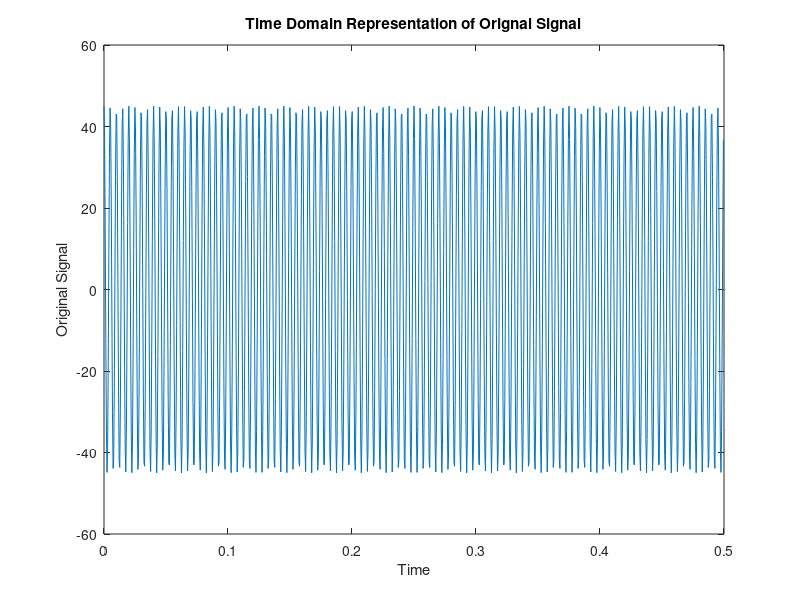
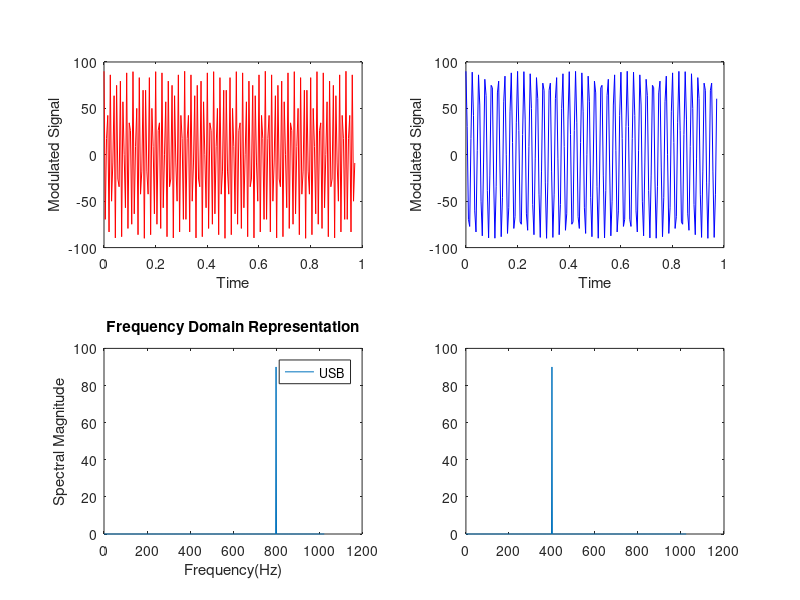
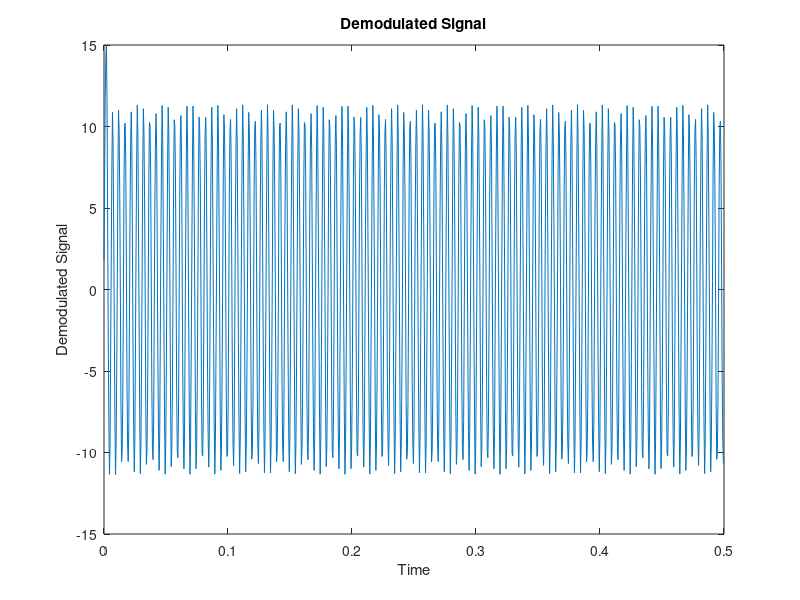
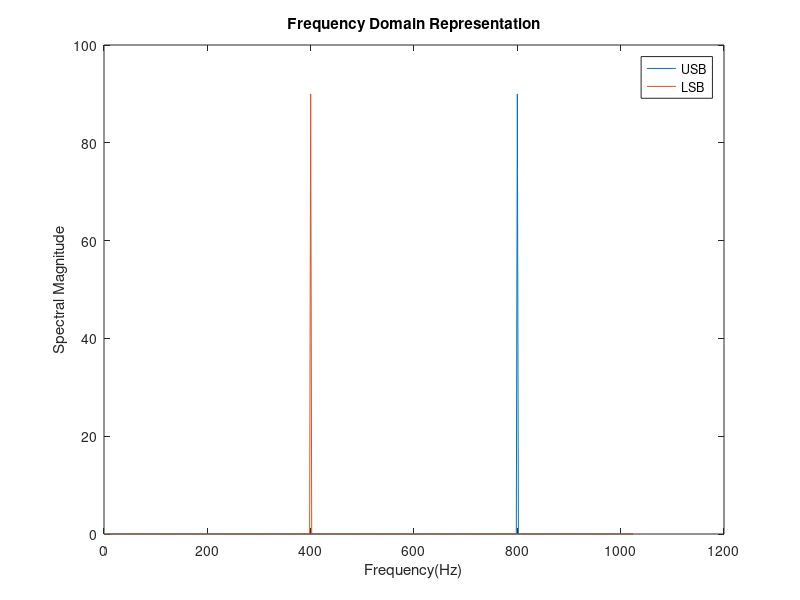

Recreate these plots in MATLAB, in order.
%Single SideBand Modulation 
%By Naveed Ahmad Chughtai 
N = 1024; 
fs = 2048; 
ts = 1/fs; 
%t = (0:ts:1); 
t=(0:N-1)/fs; 
fc = 600; %Carrier frequency !! Limit fc<800 to avoid freqdomain aliasing 
fm1 = 200; 
Em1 = 45;
m = Em1*cos(2*pi*fm1*t); %Message 
mh = Em1*cos((2*pi*fm1*t)-pi/2); %Hilbert transform of the message signal 
sbu = m.*2.*cos(2*pi*fc*t) - mh.*2.*sin(2*pi*fc*t); %Expression for USB SSB 
sbl = m.*2.*cos(2*pi*fc*t) + mh.*2.*sin(2*pi*fc*t); %Expression for LSB SSB 
SBU = 2/N*abs(fft(sbu)); %Fourier Transform of USB SSB 
SBL = 2/N*abs(fft(sbl)); %Fourier Transform of LSB SSB 
freq = fs * (0 : N/2) / N; 
close all; 
figure(2) 
subplot(221); 
plot(10*t(1:200),sbu(1:200),'r');%Time Domain Plot of USB SSB title('Time Domain Representation === USB'); 
xlabel('Time'); ylabel('Modulated Signal'); 
subplot(222) 
plot(10*t(1:200),sbl(1:200),'b');%Time Domain Plot of LSB SSB title('Time Domain Representation === LSB'); 
xlabel('Time'); ylabel('Modulated Signal'); 
subplot(223);
plot(freq,SBU(1:N/2+1)) 
title('Frequency Domain Representation'); xlabel('Frequency(Hz)'); ylabel('Spectral Magnitude'); legend('USB'); 
subplot(224) 
plot(freq,SBL(1:N/2+1)); %Frequency domain plot title('Frequency Domain Representation'); xlabel('Frequency(Hz)'); ylabel('Spectral Magnitude'); legend('LSB'); 
figure(4) 
plot(freq,SBU(1:N/2+1),freq,SBL(1:N/2+1)); title('Frequency Domain Representation'); xlabel('Frequency(Hz)'); ylabel('Spectral Magnitude'); legend('USB','LSB'); 
%Demodulation: 
md=sbu.*cos(2*pi*fc*t); 
[b,a]=butter(2,0.1); 
mf=filter(b,a,md); 
figure(3) 
plot(t,mf) 
title('Demodulated Signal'); 
xlabel('Time'); ylabel('Demodulated Signal'); 
figure(1); 
plot(t,m); 
title('Time Domain Representation of Orignal Signal'); xlabel('Time'); ylabel('Original Signal');